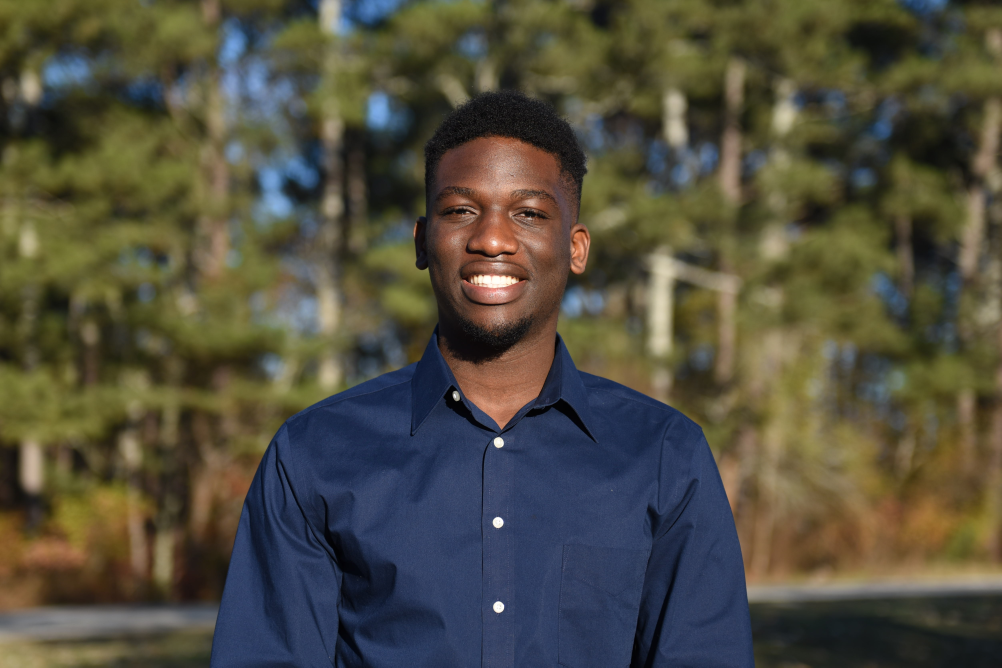
#> input picture backend/IMG_4770 (1).JPG, 5008 x 3336 px, given in place of the camera (shown at 1/5 size)
$ python extract_face.py
#> lines starting #> are read from the running program, lines starting #| are printed output that depends on the picture
#> further down, frame is the input picture: shape (3336, 5008, 3); mean B, G, R 63.1, 78, 81.2
import cv2
face_cascade = cv2.CascadeClassifier(cv2.data.haarcascades + 'haarcascade_frontalface_default.xml')
cap = cv2.VideoCapture(0)

def detect_and_draw_face(frame):
    gray = cv2.cvtColor(frame, cv2.COLOR_BGR2GRAY)  # Convert to grayscale
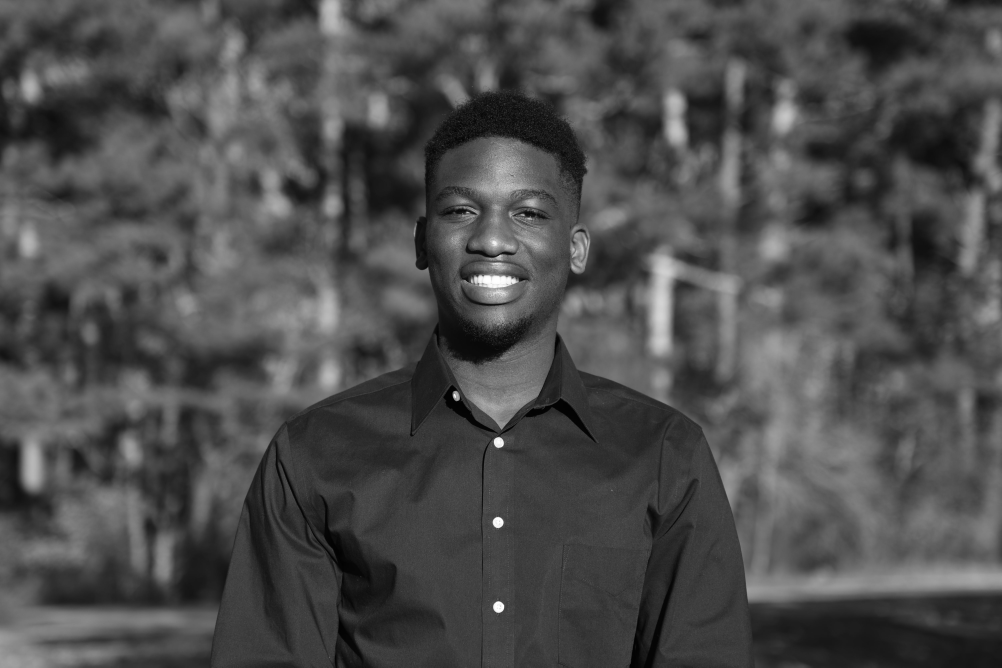
#> gray: shape (3336, 5008) (shown at 1/5 size); min 0, max 255, mean 77.3
    faces = face_cascade.detectMultiScale(gray, scaleFactor=1.3, minNeighbors=5)
#> faces = [[2080, 755, 755, 755]]

    rgb_face = None
    for (x, y, w, h) in faces:
        x -= 5
        y -= 35
        w += 5
        h += 55

        x = max(x, 0)
        y = max(y, 0)
        w = max(w, 1)
        h = max(h, 1)

        cv2.rectangle(frame, (x, y), (x + w, y + h), (0, 255, 0), 2)
        face = frame[y:y+h, x:x+w]
        resized = cv2.resize(face, (37, 50))
        rgb_face = cv2.cvtColor(resized, cv2.COLOR_BGR2RGB)
        rgb_face = rgb_face.astype('float32') / 255.0
#> this loop made 1 pass
#> (x, y, w, h) on pass 1: (2075, 720, 760, 810)
#> pass 1, in detect_and_draw_face, `face = frame[y:y+h, x:x+w]`:
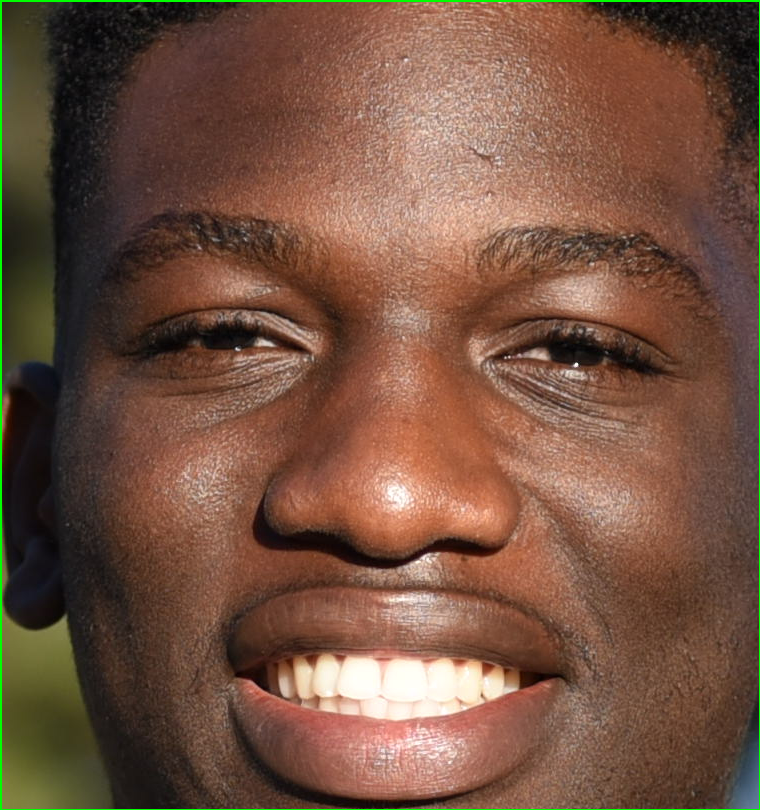
#> face: shape (810, 760, 3); mean B, G, R 64.3, 82.4, 115.4
#> pass 1, in detect_and_draw_face, `resized = cv2.resize(face, (37, 50))`:
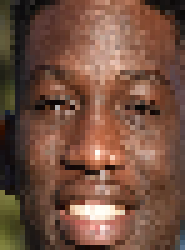
#> resized: shape (50, 37, 3) (shown 5 times larger); mean B, G, R 63.9, 80.1, 115.3
    if rgb_face is None:
        return None, frame
    return rgb_face, frame

while True:
    ret, frame = cap.read()

    if not ret:
        print("Failed to grab frame")
        break

    face, frame_with_face = detect_and_draw_face(frame)

    cv2.imshow('Face Detection', frame_with_face)

    if cv2.waitKey(1) & 0xFF == ord('q'):
#> (key q is pressed here)
        break

def extract_face(img_path):
    img = cv2.imread(img_path)
    gray = cv2.cvtColor(img, cv2.COLOR_BGR2GRAY)
    faces = face_cascade.detectMultiScale(gray, scaleFactor=1.3, minNeighbors=5)
    if len(faces) == 0:
        print("No face found")
        return None
    (x, y, w, h) = faces[0]
    face = img[y:y+h, x:x+w]
    resized = cv2.resize(face, (37, 50))
    rgb_face = cv2.cvtColor(resized, cv2.COLOR_BGR2RGB)
    rgb_face = rgb_face.astype('float32') / 255.0
    return rgb_face

$ run again, on backend/DAH_7409.jpg
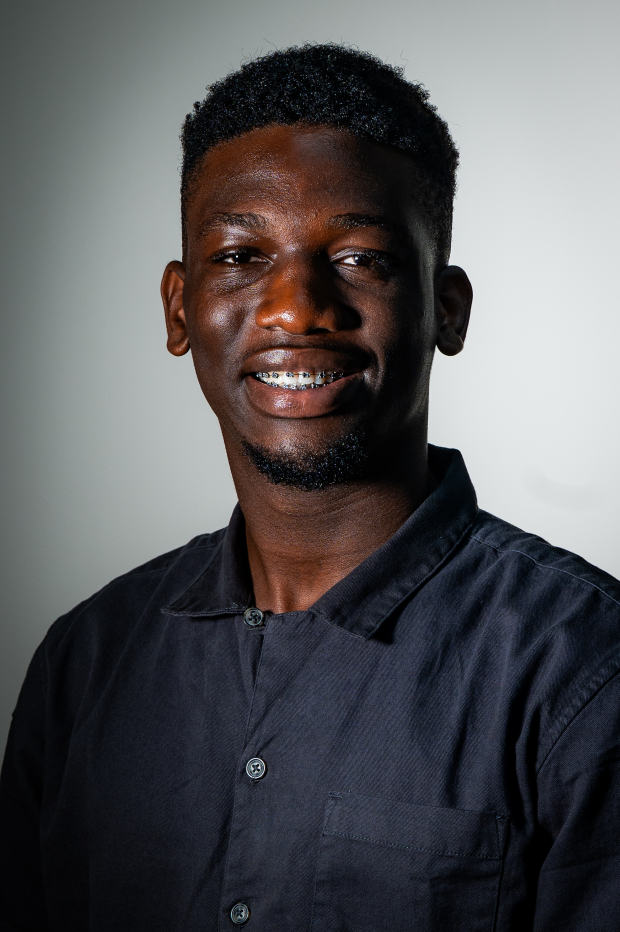
#> input picture backend/DAH_7409.jpg, 1860 x 2795 px, given in place of the camera (shown at 1/3 size)
#> frame is the input picture: shape (2795, 1860, 3); mean B, G, R 89.7, 87.3, 87.9
#> faces = [[510, 495, 741, 741]]
#> the loop in detect_and_draw_face, `for (x, y, w, h) in faces:` made 1 pass
#> (x, y, w, h) on pass 1: (505, 460, 746, 796)
#> pass 1, in detect_and_draw_face, `face = frame[y:y+h, x:x+w]`:
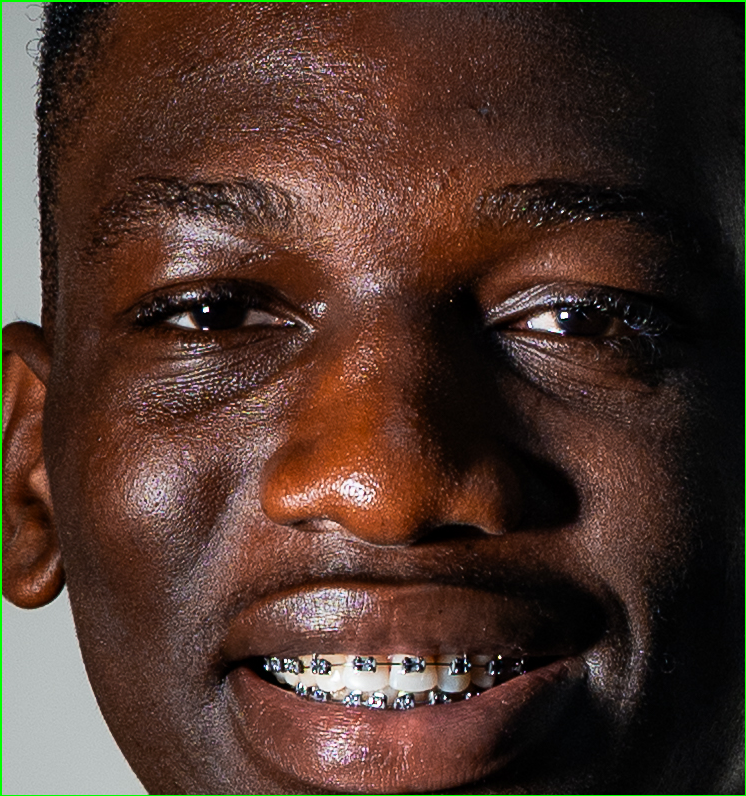
#> face: shape (796, 746, 3); mean B, G, R 44.3, 54.2, 77.2
#> pass 1, in detect_and_draw_face, `resized = cv2.resize(face, (37, 50))`:
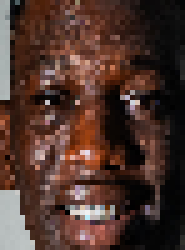
#> resized: shape (50, 37, 3) (shown 5 times larger); mean B, G, R 44.6, 52.5, 77.6

$ run again, on backend/WIN_20240808_21_28_15_Pro.jpg
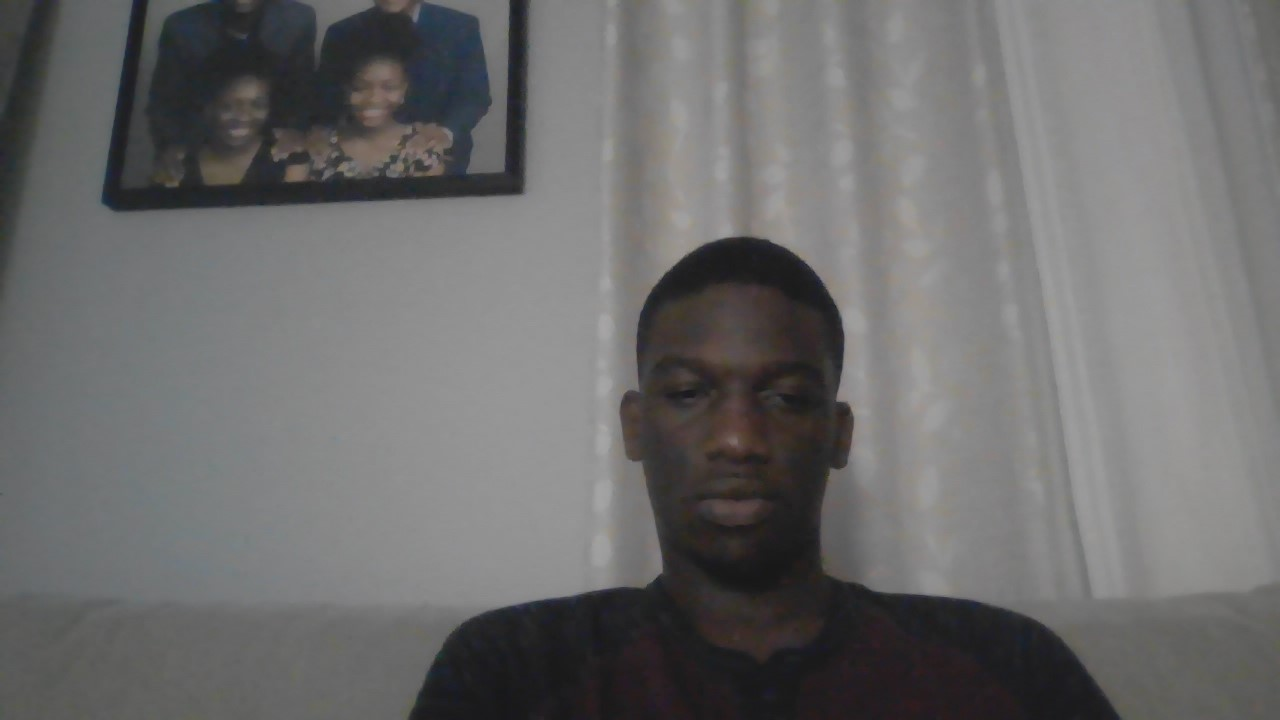
#> input picture backend/WIN_20240808_21_28_15_Pro.jpg, 1280 x 720 px, given in place of the camera
#> frame is the input picture: shape (720, 1280, 3); mean B, G, R 107.9, 108, 108.4
#> faces = [[346, 63, 62, 62], [216, 81, 61, 61], [627, 307, 222, 222]]
#> the loop in detect_and_draw_face, `for (x, y, w, h) in faces:` made 3 passes
#> (x, y, w, h) on passes 1 to 3: (341, 28, 67, 117), (211, 46, 66, 116), (622, 272, 227, 277)
#> after the loop in detect_and_draw_face, `for (x, y, w, h) in faces:`:
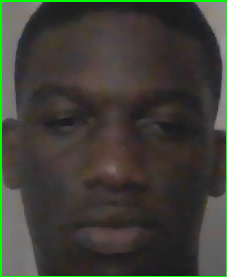
#> face: shape (277, 227, 3); mean B, G, R 53.9, 61.9, 61.9
#> after the loop in detect_and_draw_face, `for (x, y, w, h) in faces:`:
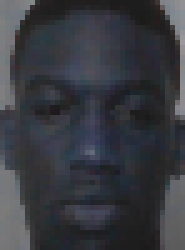
#> rgb_face: shape (50, 37, 3) float32 (shown 5 times larger); mean B, G, R 0.251, 0.227, 0.22
